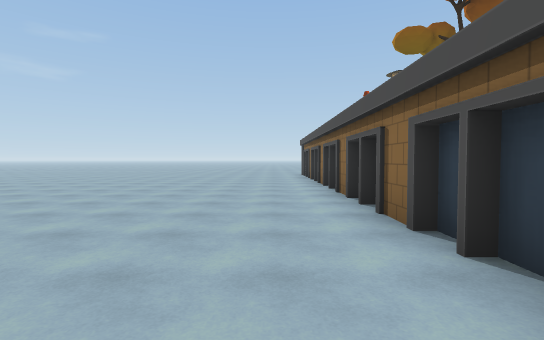
view 1 (above)

24 first-person views from a walk through a 3-D level made in the Unity game engine. The camera is 1.4 m above the floor, tilts 2° down and sees 85° across. The floor is counted in squares, 2 m on a side. Each view is taken from the middle of a square. On the plan, view 1 faces up. The plan holds only what a view shows up to about 10 squares ahead; the rest is blank. The place goes on beyond the plan. The player is left out. Some animated figures are left out.

view 2
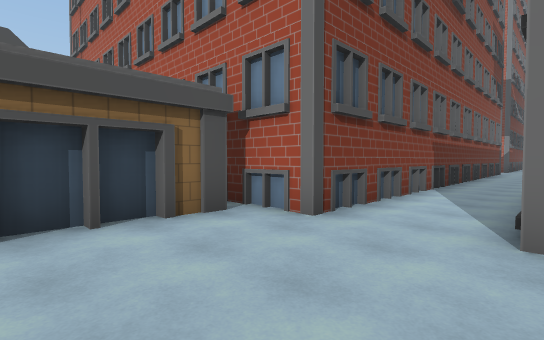

view 3
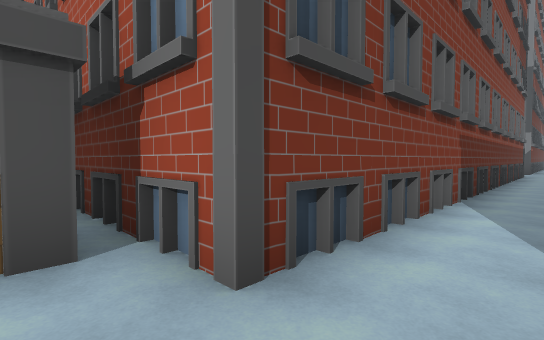

view 4
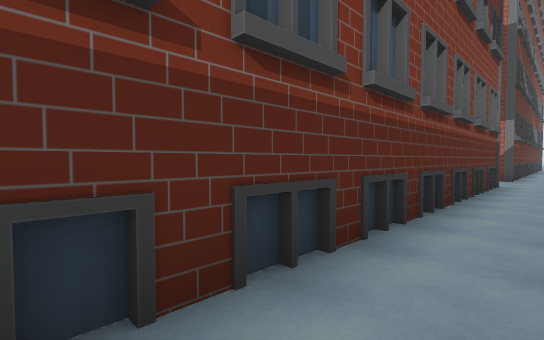

view 5
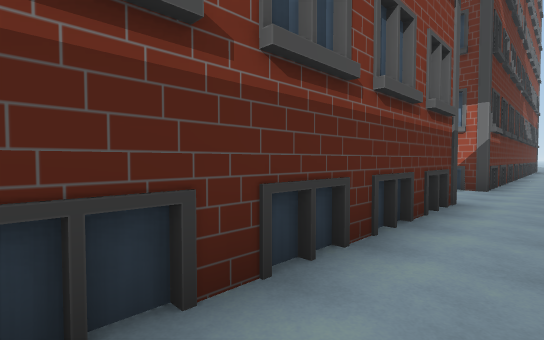

view 6
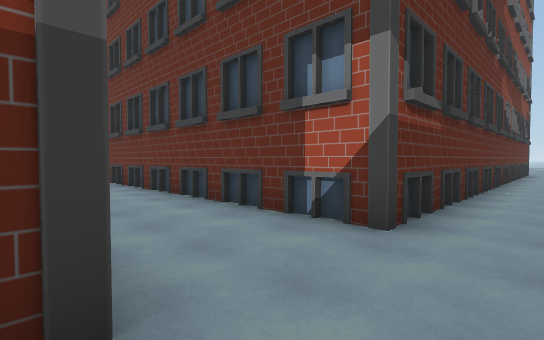

view 7
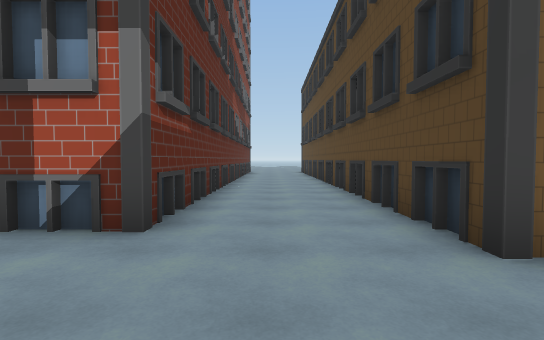

view 8
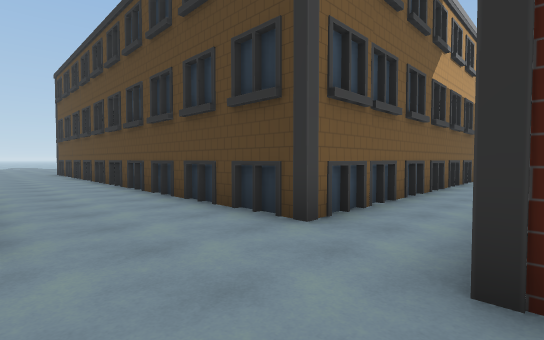

view 9
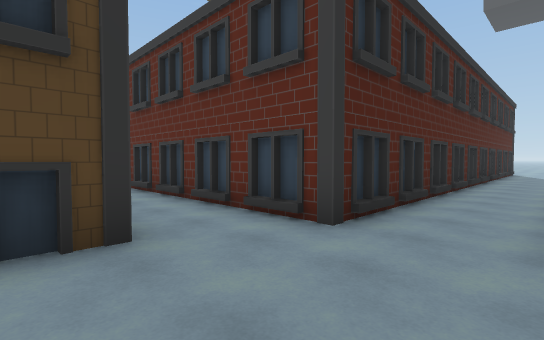

view 10
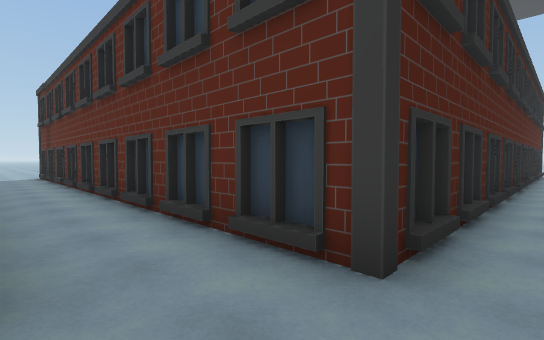

view 11
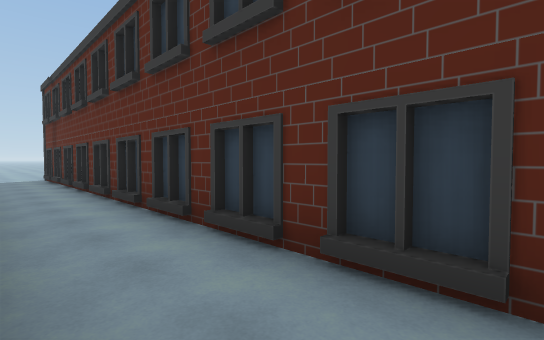

view 12
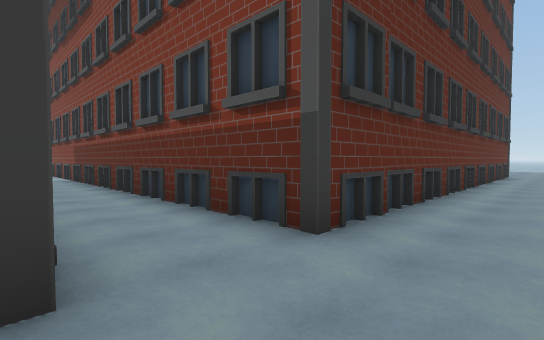

view 13
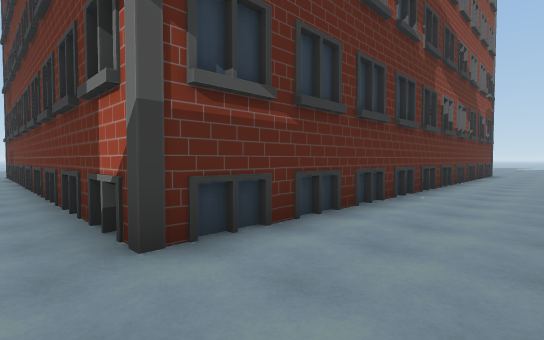

view 14
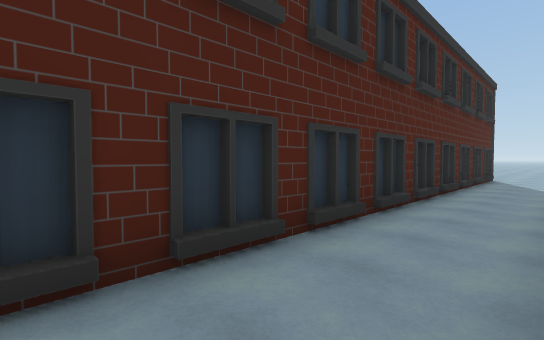

view 15
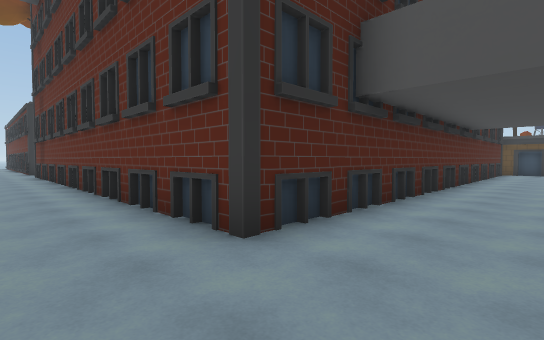

view 16
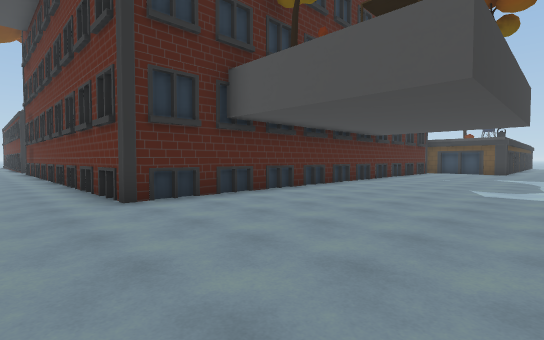

view 17
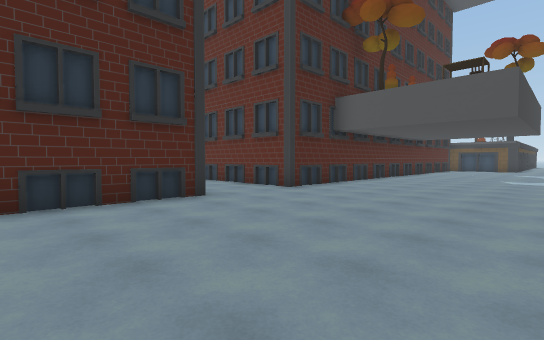

view 18
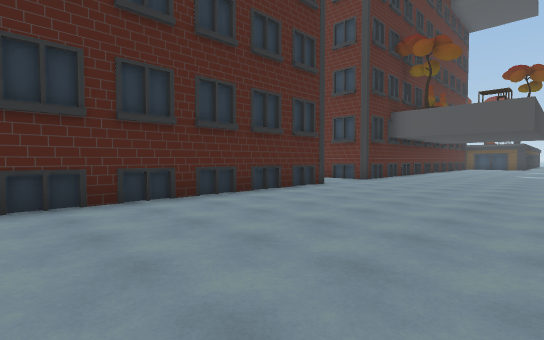

view 19
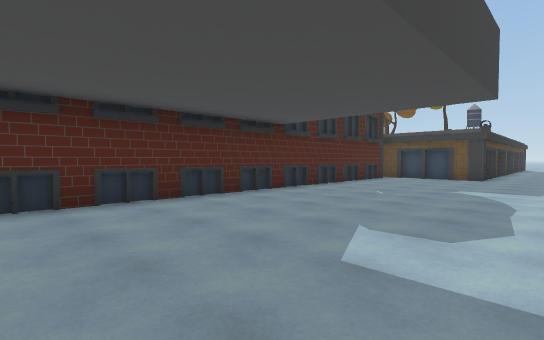

view 20
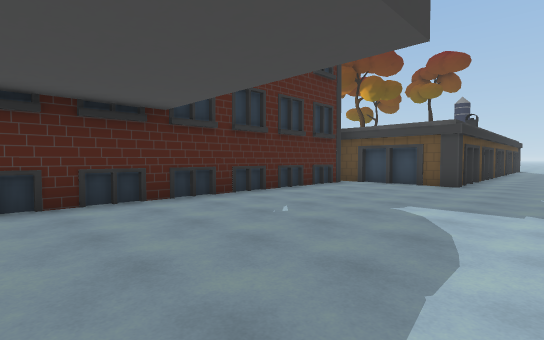

view 21
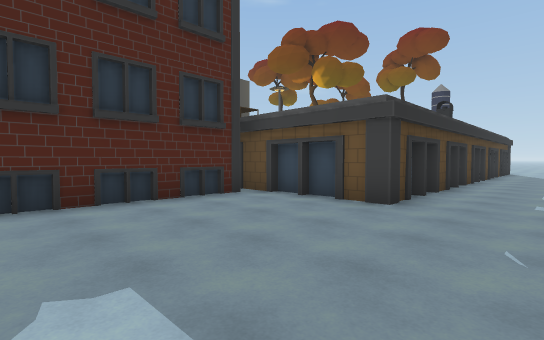

view 22
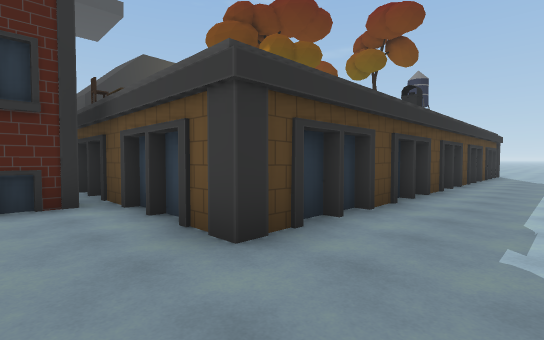

view 23
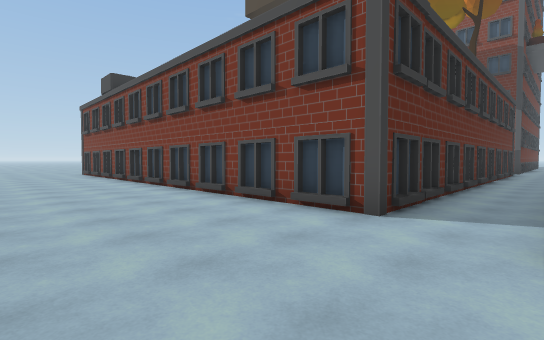

view 24
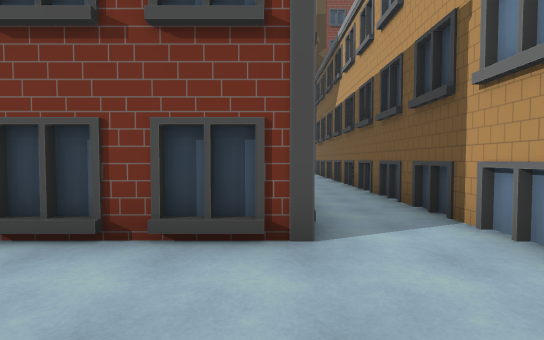

### Floor plan
Key: @ floor where view 1 was taken; # wall or solid block; . floor; O other object.
Columns run from 18 left of view 1 to 18 right of it. Each row starts with its distance up from view 1.
  7             ........#             #..
  6             ........#             #..
  5              .......#             ...
  4               ......#             #..
  3                .....#             #..
  2                 ....#             #..
  1                 ....#        #####O..
  0                 #.@##          #.....
 -1                 #..#           #.....
 -2                 #..#           #.....
 -3                 #..#           #.....
 -4  ..             #..#           #.....
 -5  ...O           #..#           #.....
 -6  ...O           #..#           #.....
 -7 ....O           #..#           #.....
 -8 ....O           #..#           #.....
 -9 ....O           #..#           #.....
-10 ....O           #..#           #.....
-11 ....O           #..#           #.....
-12 ....O           #..#           #.....
-13 ....O           #..#           #.....
-14 ....#############..#############.....
-15 .....................................
-16 ...#############.....................
-17                O...#############.....
-18                #...#           #.....
-19                #...#           #.....
-20                #...#           #.....
-21                #...#           #.....
-22                #...#           #.....
-23                #...#           #.....
-24                O...#           #.....

Positions as (right, up) in squares from view 1, and headings:
1: (0, 0), facing up
2: (-2, 3), facing down-right
3: (-1, 1), facing down-right
4: (-1, -5), facing down-right
5: (-1, -9), facing down-right
6: (-1, -14), facing down-right
7: (-1, -14), facing down
8: (0, -14), facing down-left
9: (0, -17), facing up-left
10: (-1, -16), facing up-left
11: (-2, -16), facing up-left
12: (-2, -16), facing up-right
13: (-2, -16), facing down-right
14: (0, -12), facing up-left
15: (15, -16), facing up-left
16: (18, -16), facing up-left
17: (18, -20), facing up-left
18: (18, -24), facing up-left
19: (18, -11), facing up-left
20: (18, -8), facing up-left
21: (18, -4), facing up-left
22: (18, -1), facing up-left
23: (-18, -16), facing up-right
24: (-17, -14), facing right
